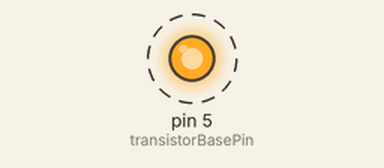
A sketch run on a simulated Arduino Uno, built with avr-gcc and run on an emulated ATmega328P. Shown: output pins drawn as LEDs (lit = HIGH). Dashed ring = blinking.

Above: at 0.05 s.
Timing chart, 0 to 3.0 s (numbered marks = the images above):
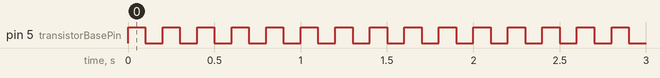

Measured:
- by itself, pin 5 (transistorBasePin): alternates HIGH for 0.10 s and LOW for 0.10 s

The sketch:

transistor_as_switch_with_arduino.ino
```cpp
const int transistorBasePin = 5;

void setup()
{
  Serial.begin(9600);
  pinMode(transistorBasePin, OUTPUT);
}

void loop()
{
  digitalWrite(transistorBasePin, HIGH);
  delay(100);
  digitalWrite(transistorBasePin, LOW);
  delay(100);
}
```
